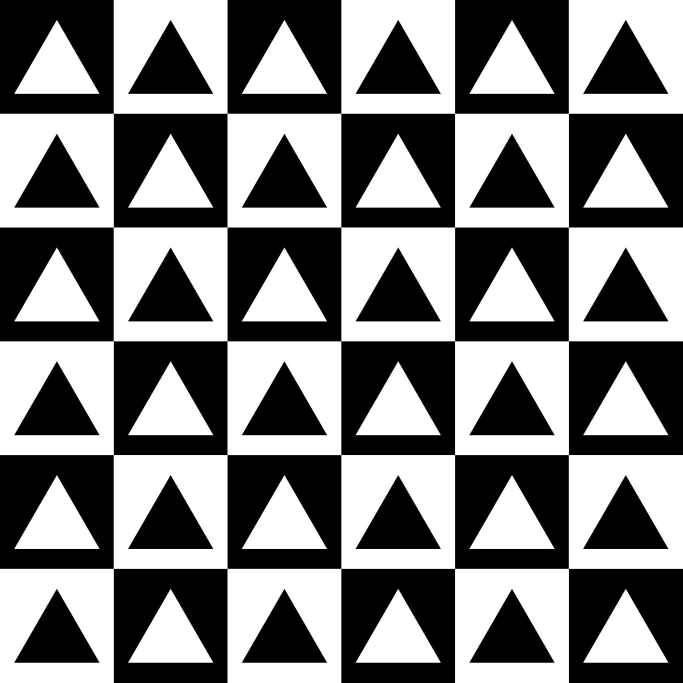
#> input picture images/chessboard-contrast-squares.jpg, 2048 x 2048 px, found by its file name (shown at 1/3 size)
$ python GDV_tutorial_16.py
#> lines starting #> are read from the running program, lines starting #| are printed output that depends on the picture; after the words box and inside, x2 and y2 are one past the last pixel; in counts of white or black regions, pixels touching at a corner belong together
# Corner detection on example image inspired by
# https://docs.opencv.org/4.5.3/dc/d0d/tutorial_py_features_harris.html

import numpy as np
import cv2


# display two images side by side
def showImagesSideBySide(img_A, img_B):
    cv2.imshow(window_name, np.concatenate((img_A, img_B), axis=1))


# do a non-maximum suppression
def doNonMaximaSuppression(img, window_size):
    # loop over each pixel in the image and keep pixel only if
    # it is maximal in a window with window_size
    img2 = np.zeros(img.shape, np.uint8)
    if(window_size % 2 != 1):
        window_size += 1
    rows, cols = img.shape
    offset = int((window_size-1/2))
    for x in range(offset, rows):
        for y in range(offset, cols):
            window = img[x-offset:x+offset+1, y-offset:y+offset+1]
            min_val, max_val, min_loc, max_loc = cv2.minMaxLoc(window)
            if(max_loc[0] == offset and max_loc[1] == offset):
                img2[x, y] = img[x, y]
    return img2


# load example image
imgname = 'images/chessboard-contrast-squares.jpg'
img = cv2.imread(imgname, cv2.IMREAD_COLOR)
#> img is the input picture: shape (2048, 2048, 3); min 0, max 255, mean 127.6
# resize if needed
img = cv2.resize(img, None, fx=0.1, fy=0.1)
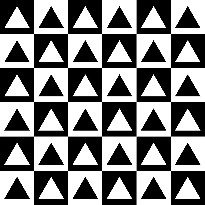
#> img: shape (205, 205, 3); min 0, max 255, mean 127.7

# define parameters for Harris corner detection
blockSize = 2
ksize = 3
k = 0.04
# create a greyscale image for the corner detection
gray = cv2.cvtColor(img, cv2.COLOR_BGR2GRAY)

# convert to floating point image
gray = np.float32(gray)

# harris corner detection using OpenCV method cornerHarris
corner_detection = cv2.cornerHarris(gray, blockSize, ksize, k)
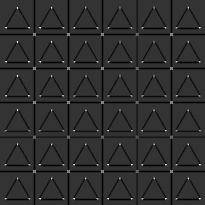
#> corner_detection: shape (205, 205) float32; min -169130016, max 671999104, mean -16572527; drawn with min black and max white

# run non-maximum suppression to find isolated corner pointss
window_size = 5
corner_detection = doNonMaximaSuppression(corner_detection, window_size)
#> after the loop in doNonMaximaSuppression, `for x in range(offset, rows):`:
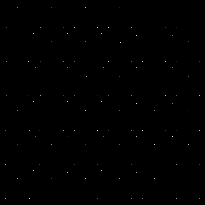
#> img2: shape (205, 205); min 0, max 240, mean 0.3
# dilate resulting image for increasing the corner size so that
# they become more visible than a single pixel
corner_detection = cv2.dilate(corner_detection, None)

# threshold for an optimal value, it may vary depending on the image
# and set corner pixels in the original image to a distinct color
# HINT: use something like "img[corner_img > threshold] = color" instead
# of a draw function to keep it simple
img[corner_detection > 0.01*corner_detection.max()] = [0, 0, 255]
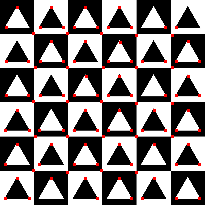
#> img: shape (205, 205, 3); 2.31% of pixels changed, all inside (x1, y1, x2, y2) = (4, 6, 201, 200)


# create window
window_name = 'Corner demo'
cv2.namedWindow(window_name, cv2.WINDOW_GUI_NORMAL)

# show resulting images
# replace second image with the corner response image
showImagesSideBySide(img, cv2.cvtColor(corner_detection, cv2.COLOR_GRAY2BGR))
#> in showImagesSideBySide, `cv2.imshow(window_name, np.concatenate((img_A, img_B), axis=1))`:
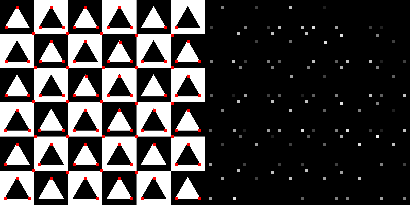
#> window 'Corner demo': shape (205, 410, 3); mean B, G, R 63.9, 63.9, 66.9

# wait for key to be pressed and close all windows
cv2.waitKey(0)
cv2.destroyAllWindows()
